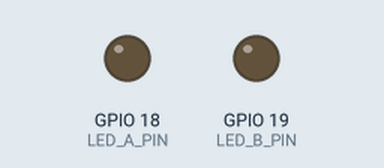
A sketch run on a simulated ESP32. Shown: output pins drawn as LEDs (lit = HIGH). What the sketch prints to the serial monitor is not drawn.

Above: at 0.15 s.
Timing chart, 0 to 1.6 s (numbered marks = the images above):
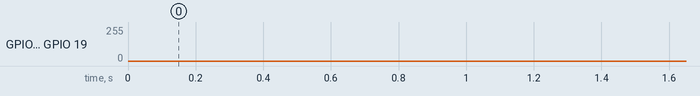

The sketch:

sketch_jun30b.ino
```cpp
// ex06：警车双闪灯效（双通道PWM）
// 功能：两个LED反相渐变，一个逐渐变亮时，另一个逐渐变暗

#include <Arduino.h>

// 两个 LED 引脚
#define LED_A_PIN 18
#define LED_B_PIN 19

// PWM 通道
#define PWM_CHANNEL_A 0
#define PWM_CHANNEL_B 1

// PWM 参数
#define PWM_FREQ 5000        // PWM频率 5kHz
#define PWM_RESOLUTION 8     // 8位分辨率，占空比范围 0~255

// 渐变速度，数值越小变化越快
int fadeDelay = 2;

// 兼容 ESP32 Arduino Core 2.x 和 3.x 的 PWM 写入函数
void writePwm(int channel, int duty) {
#if defined(ESP_ARDUINO_VERSION_MAJOR) && ESP_ARDUINO_VERSION_MAJOR >= 3
  ledcWriteChannel(channel, duty);
#else
  ledcWrite(channel, duty);
#endif
}

void setup() {
  Serial.begin(115200);

#if defined(ESP_ARDUINO_VERSION_MAJOR) && ESP_ARDUINO_VERSION_MAJOR >= 3
  // ESP32 Arduino Core 3.x 写法
  ledcAttachChannel(LED_A_PIN, PWM_FREQ, PWM_RESOLUTION, PWM_CHANNEL_A);
  ledcAttachChannel(LED_B_PIN, PWM_FREQ, PWM_RESOLUTION, PWM_CHANNEL_B);
#else
  // ESP32 Arduino Core 2.x 写法
  ledcSetup(PWM_CHANNEL_A, PWM_FREQ, PWM_RESOLUTION);
  ledcSetup(PWM_CHANNEL_B, PWM_FREQ, PWM_RESOLUTION);

  ledcAttachPin(LED_A_PIN, PWM_CHANNEL_A);
  ledcAttachPin(LED_B_PIN, PWM_CHANNEL_B);
#endif

  Serial.println("ex06 Dual PWM Police Light Start");
}

void loop() {
  // A 从暗到亮，B 从亮到暗
  for (int duty = 0; duty <= 255; duty++) {
    writePwm(PWM_CHANNEL_A, duty);
    writePwm(PWM_CHANNEL_B, 255 - duty);
    delay(fadeDelay);
  }

  // A 从亮到暗，B 从暗到亮
  for (int duty = 255; duty >= 0; duty--) {
    writePwm(PWM_CHANNEL_A, duty);
    writePwm(PWM_CHANNEL_B, 255 - duty);
    delay(fadeDelay);
  }
}
```
